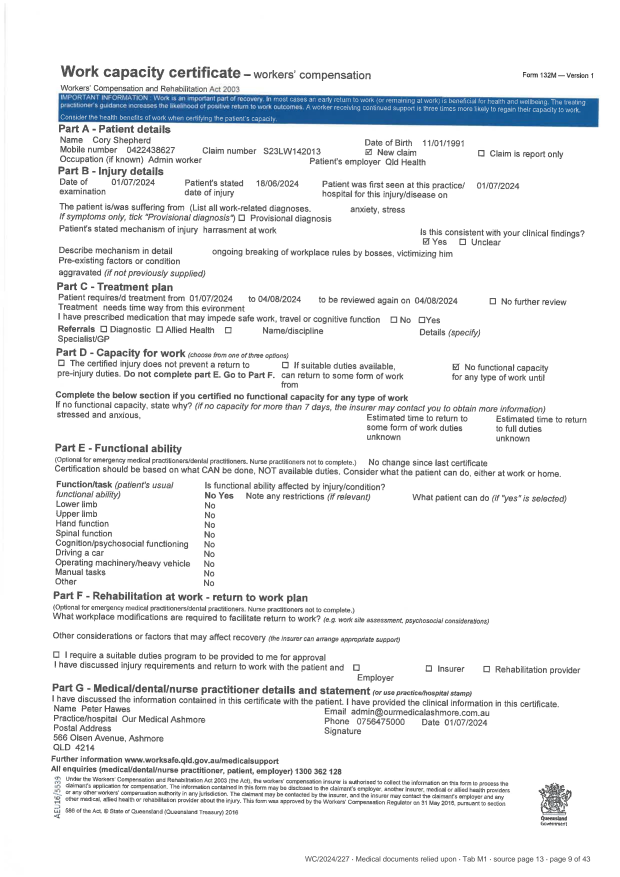
#> input picture wc2024227/drafts/assets/certs/hires/cert_1_hawes_01jul2024_raw.png, 2480 x 3505 px (shown at 1/4 size); its folder holds 4 pictures in this run
$ python clean_certs.py
#> lines starting #> are read from the running program, lines starting #| are printed output that depends on the picture; after the words box and inside, x2 and y2 are one past the last pixel; in counts of white or black regions, pixels touching at a corner belong together
# -*- coding: utf-8 -*-
"""Flatten the photographed certificate pages: remove the paper/shadow
background, lift the text, crop to the sheet."""
import os
from PIL import Image, ImageChops, ImageDraw, ImageFilter, ImageOps

SRC = 'assets/certs/hires'
DST = 'assets/certs/clean'
os.makedirs(DST, exist_ok=True)

NAMES = ['cert_1_hawes_01jul2024', 'cert_2_pang_07aug2024',
         'cert_3_hawes_11aug2024', 'cert_4_hawes_08sep2024']

# the two free-text lines in Part B that narrate the workplace, in the
# coordinates of the cleaned and cropped sheet
REDACT = {
    'cert_1_hawes_01jul2024': [(624, 646, 942, 700), (650, 724, 1678, 782)],
    'cert_2_pang_07aug2024':  [(646, 658, 950, 732), (686, 734, 1548, 814)],
    'cert_3_hawes_11aug2024': [(576, 766, 870, 816), (600, 841, 1502, 892)],
    'cert_4_hawes_08sep2024': [(734, 856, 1038, 922), (770, 941, 1678, 1022)],
}


def background(im, small_w=520, mx=7, blur=9):
    """Estimate the paper tone: dilate away the ink, then smooth."""
    w, h = im.size
    sm = im.resize((small_w, max(1, int(h * small_w / w))), Image.BILINEAR)
    sm = sm.filter(ImageFilter.MaxFilter(mx))
    sm = sm.filter(ImageFilter.GaussianBlur(blur))
    return sm.resize((w, h), Image.BICUBIC)


def levels(im, black, white, gamma=1.0):
    lut = []
    for v in range(256):
        t = (v - black) / float(white - black)
        t = 0.0 if t < 0 else (1.0 if t > 1 else t)
        lut.append(int(round((t ** gamma) * 255)))
    return im.point(lut)


def sheet_box(im, pad=14):
    """Bounding box of everything that is not the flat white surround."""
    mask = im.point(lambda v: 255 if v < 238 else 0)
    mask = mask.filter(ImageFilter.MaxFilter(9))
    bb = mask.getbbox()
    if not bb:
        return (0, 0) + im.size
    w, h = im.size
    return (max(0, bb[0] - pad), max(0, bb[1] - pad),
            min(w, bb[2] + pad), min(h, bb[3] + pad))


for n in NAMES:
    im = Image.open(os.path.join(SRC, n + '_raw.png')).convert('L')
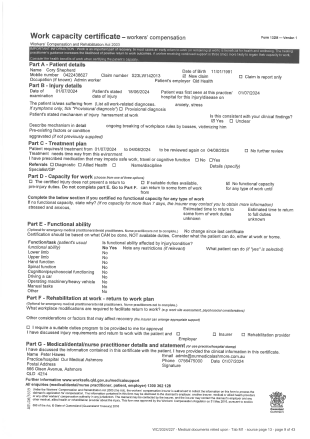
#> im: PIL image 2480x3505 L (shown at 1/8 size); min 17, max 255, mean 237.4
    # strip the bundle footer line printed at the foot of the page
    w0, h0 = im.size
    im.paste(255, (0, h0 - 130, w0, h0))
    bg = background(im)
#> in background, `sm = sm.filter(ImageFilter.GaussianBlur(blur))`:
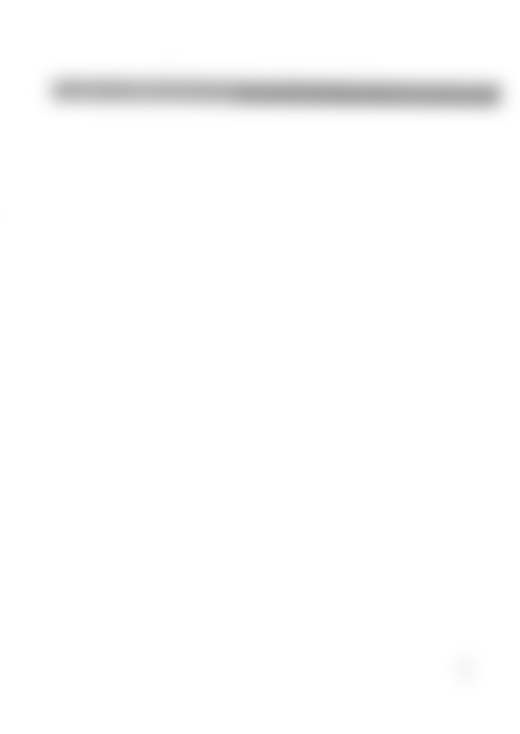
#> sm: PIL image 520x734 L; min 166, max 255, mean 252.4
    # divide out the paper: white where the sheet is bare, dark where ink sits
    flat = ImageChops.invert(ImageChops.subtract(bg, im))
    flat = levels(flat, 118, 232, gamma=1.28)
#> in levels, `return im.point(lut)`:
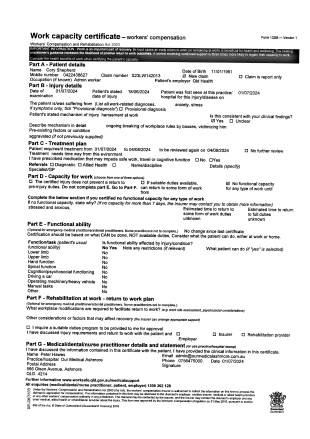
#> returned value: PIL image 2480x3505 L (shown at 1/8 size); min 0, max 255, mean 230.3
    flat = ImageOps.autocontrast(flat, cutoff=(0.02, 0.0))
    flat = flat.filter(ImageFilter.UnsharpMask(radius=1.6, percent=95, threshold=3))
    flat = flat.crop(sheet_box(flat))
#> in sheet_box, `mask = im.point(lambda v: 255 if v < 238 else 0)`:
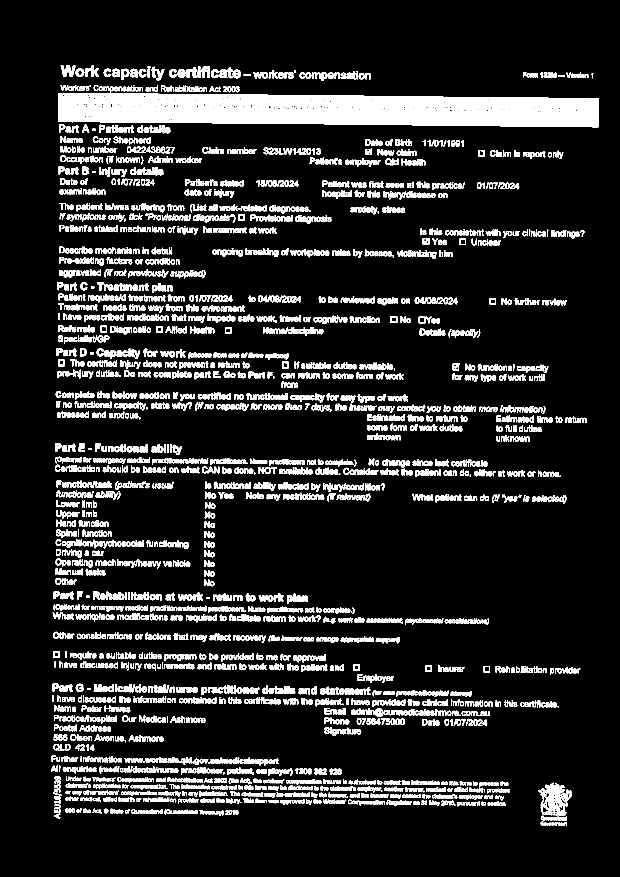
#> mask: PIL image 2480x3505 L (shown at 1/4 size); 10.8% white; 3971 white regions (250 under 20 px), largest, box (x1, y1, x2, y2) and area: (233, 372, 2396, 509) 217330, (2154, 3131, 2287, 3262) 7722, (243, 262, 301, 307) 1520
#> in sheet_box, `mask = mask.filter(ImageFilter.MaxFilter(9))`:
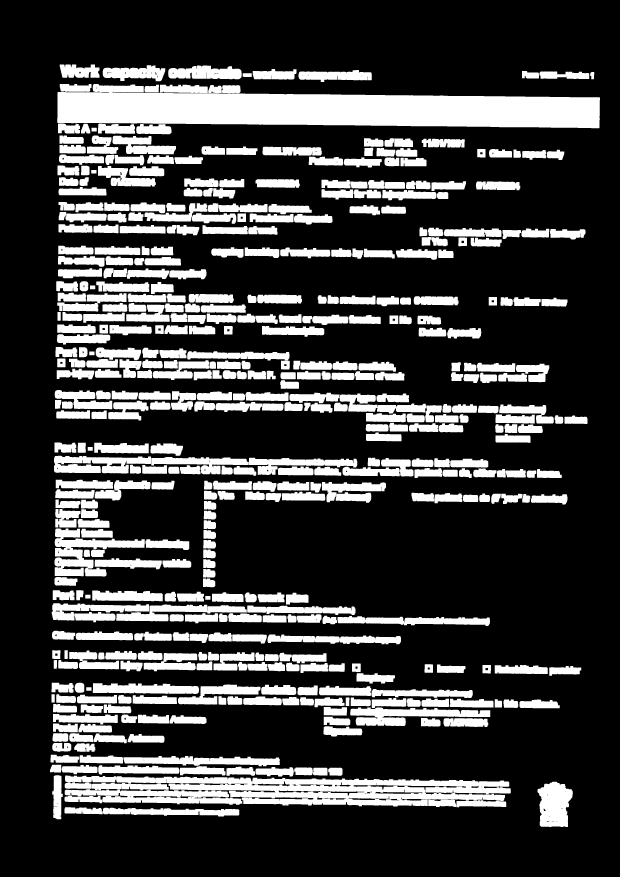
#> mask: PIL image 2480x3505 L (shown at 1/4 size); 24.5% white; 485 white regions, largest, box (x1, y1, x2, y2) and area: (229, 336, 2400, 513) 271884, (260, 3102, 2043, 3226) 111919, (218, 2114, 579, 2306) 28562
#> in sheet_box, `bb = mask.getbbox()`: bb = (200, 258, 2400, 3308)
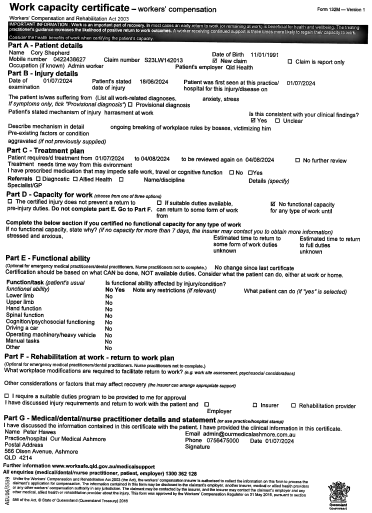
#> flat: PIL image 2228x3078 L (shown at 1/6 size); min 0, max 255, mean 223.4
    d = ImageDraw.Draw(flat)
    for box in REDACT[n]:
        d.rectangle(box, fill=0)
    flat.save(os.path.join(DST, n + '.png'))
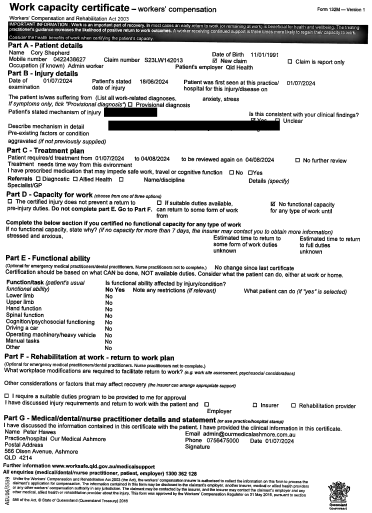
#> saved as cert_1_hawes_01jul2024.png: PIL image 2228x3078 L (shown at 1/6 size); min 0, max 255, mean 221
    print(n, flat.size)
#| cert_1_hawes_01jul2024 (2228, 3078)
#> pass 2 of the loop `for n in NAMES:`:
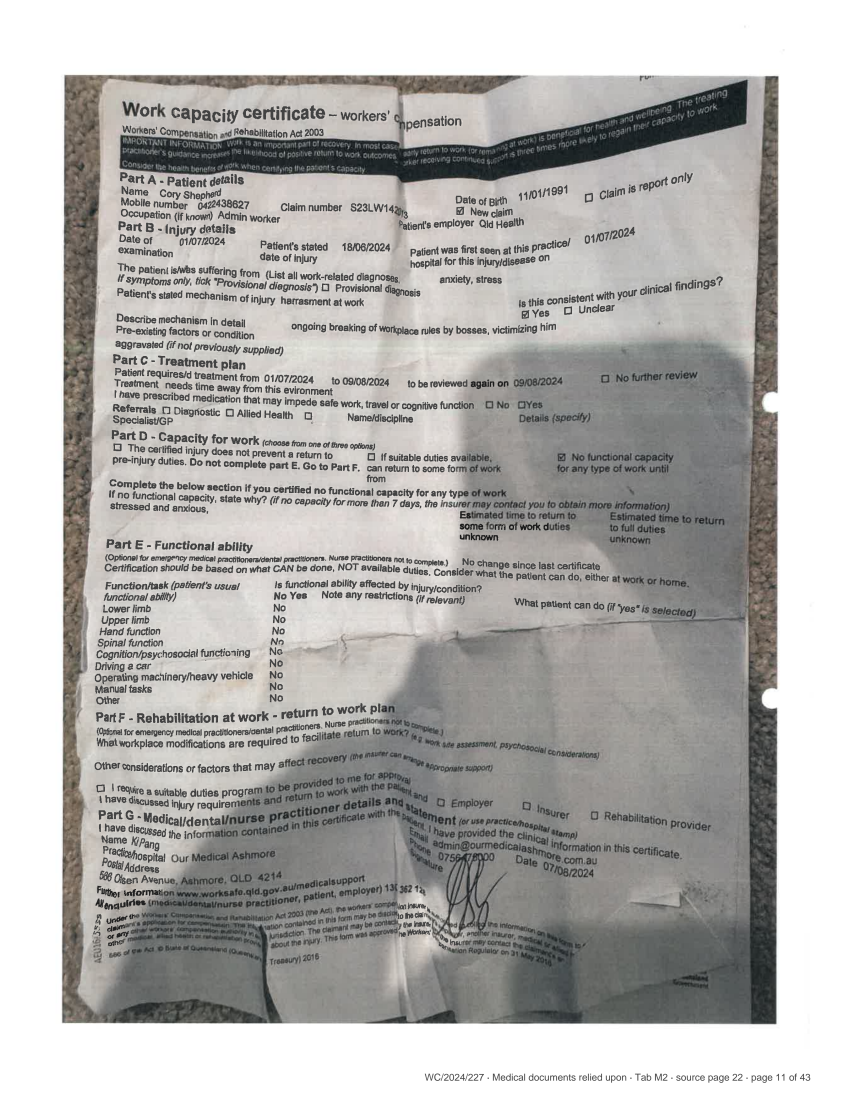
#> input picture wc2024227/drafts/assets/certs/hires/cert_2_pang_07aug2024_raw.png, 2550 x 3301 px (shown at 1/3 size)
#> in sheet_box (call 2), `mask = mask.filter(ImageFilter.MaxFilter(9))`:
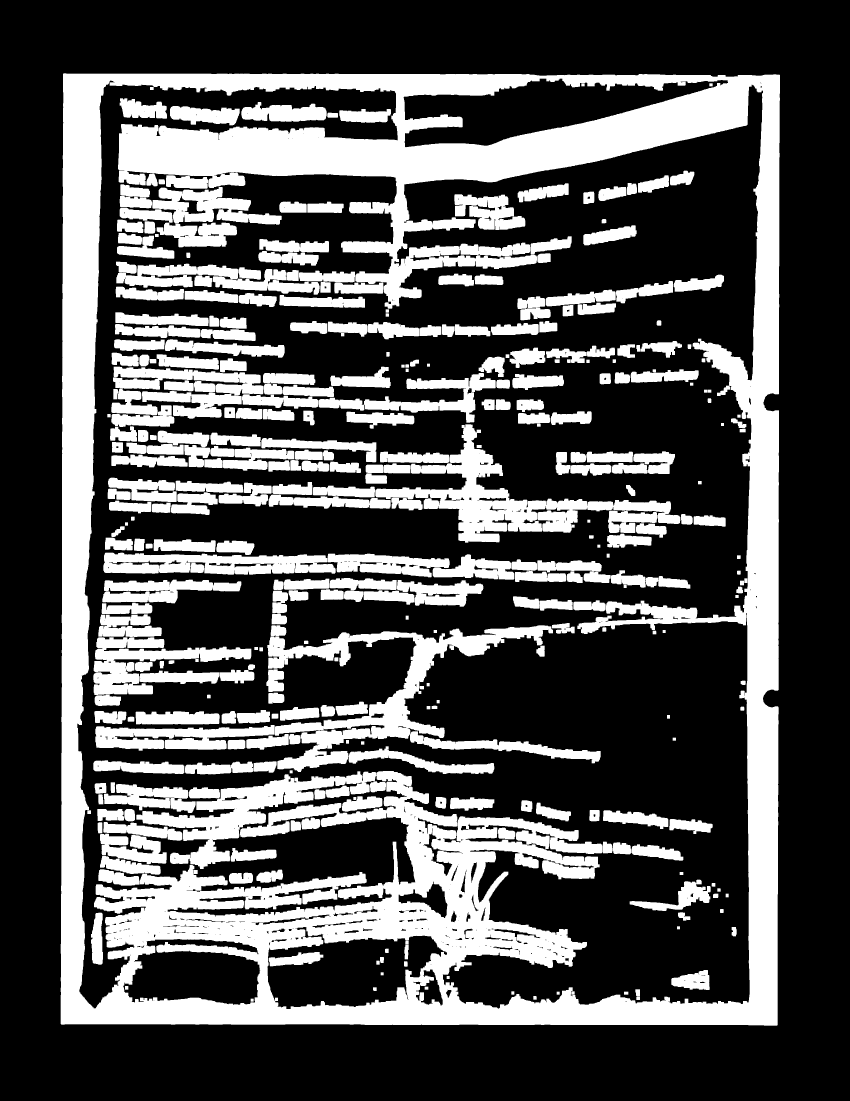
#> mask: PIL image 2550x3301 L (shown at 1/3 size); 31.8% white; 349 white regions, largest, box (x1, y1, x2, y2) and area: (182, 220, 2340, 3077) 1443972, (802, 1876, 1802, 2316) 96319, (1126, 1273, 2041, 1628) 74235
#> bb = (182, 220, 2340, 3077)
#> `flat.save(os.path.join(DST, n + '.png'))`:
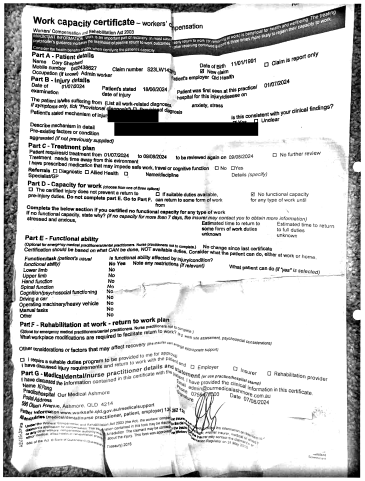
#> saved as cert_2_pang_07aug2024.png: PIL image 2186x2885 L (shown at 1/6 size); min 0, max 255, mean 210.2
#| cert_2_pang_07aug2024 (2186, 2885)
#> pass 3 of the loop `for n in NAMES:`:
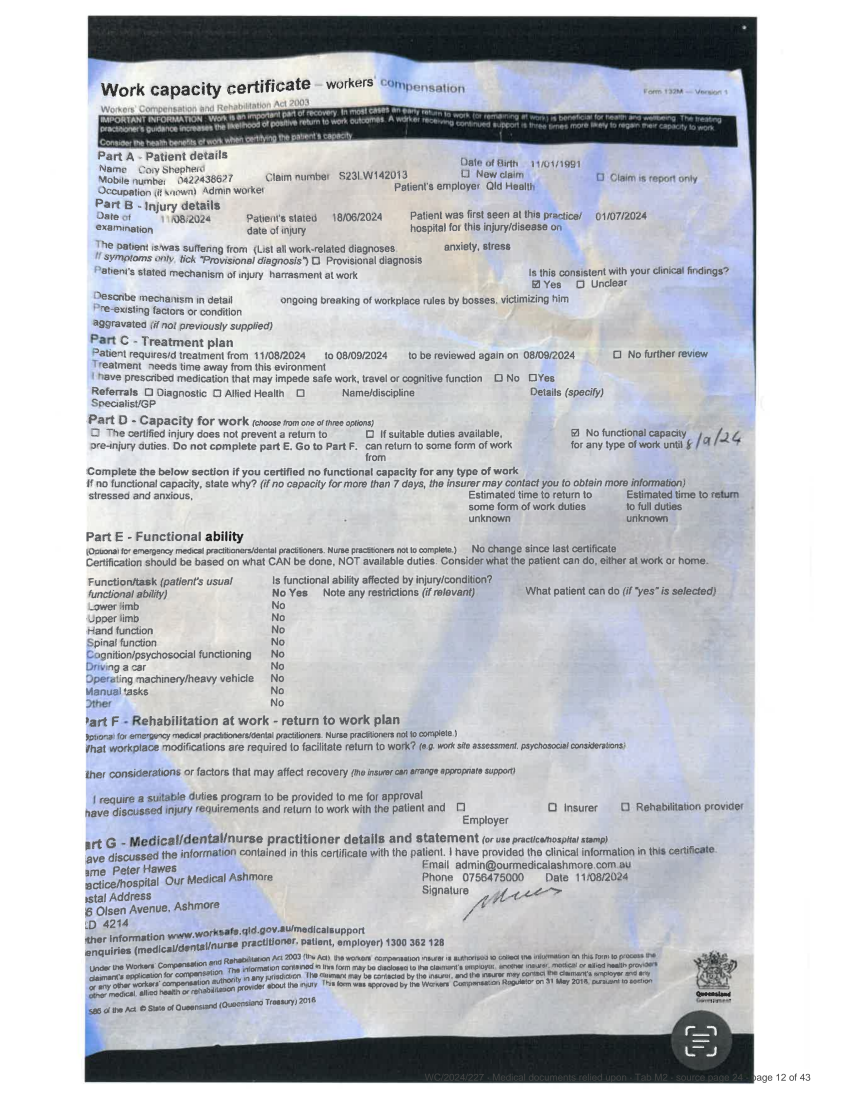
#> input picture wc2024227/drafts/assets/certs/hires/cert_3_hawes_11aug2024_raw.png, 2550 x 3301 px (shown at 1/3 size)
#> in sheet_box (call 3), `mask = mask.filter(ImageFilter.MaxFilter(9))`:
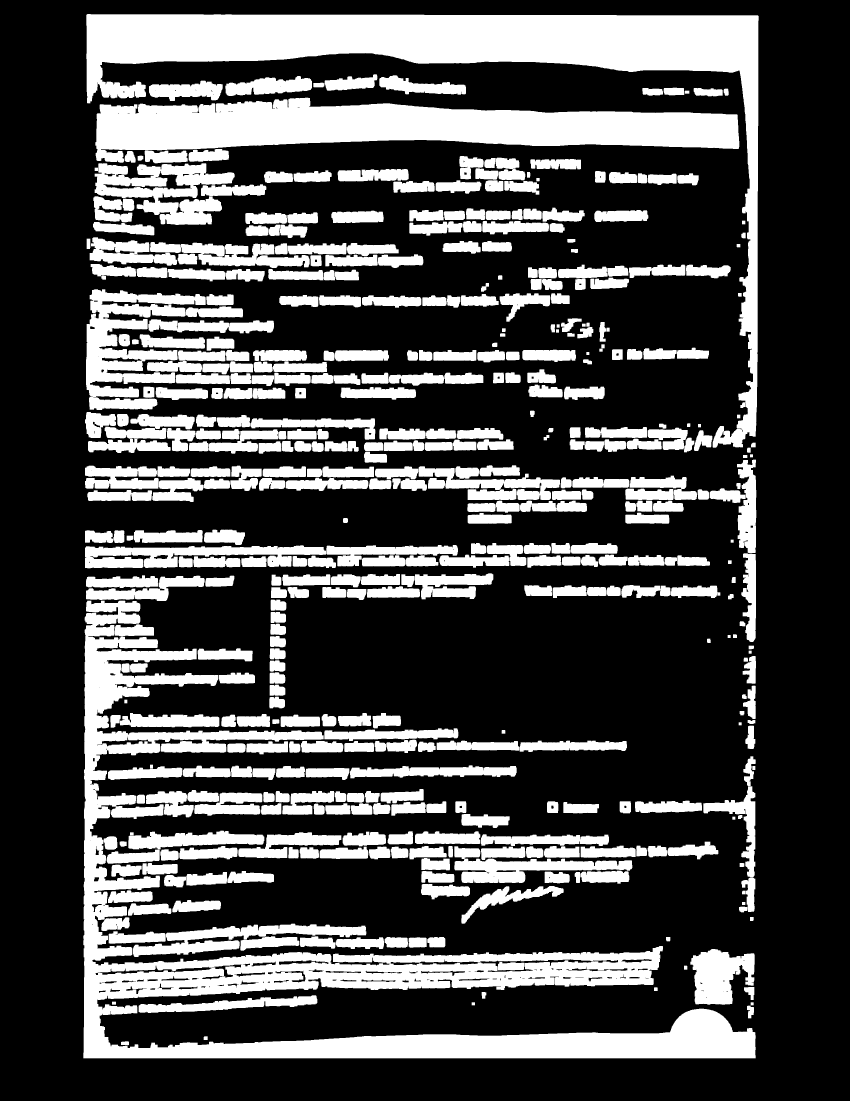
#> mask: PIL image 2550x3301 L (shown at 1/3 size); 29% white; 467 white regions, largest, box (x1, y1, x2, y2) and area: (250, 1802, 2267, 3175) 437741, (259, 42, 2276, 1343) 345217, (286, 293, 2218, 488) 219080
#> bb = (250, 42, 2276, 3175)
#> `flat.save(os.path.join(DST, n + '.png'))`:
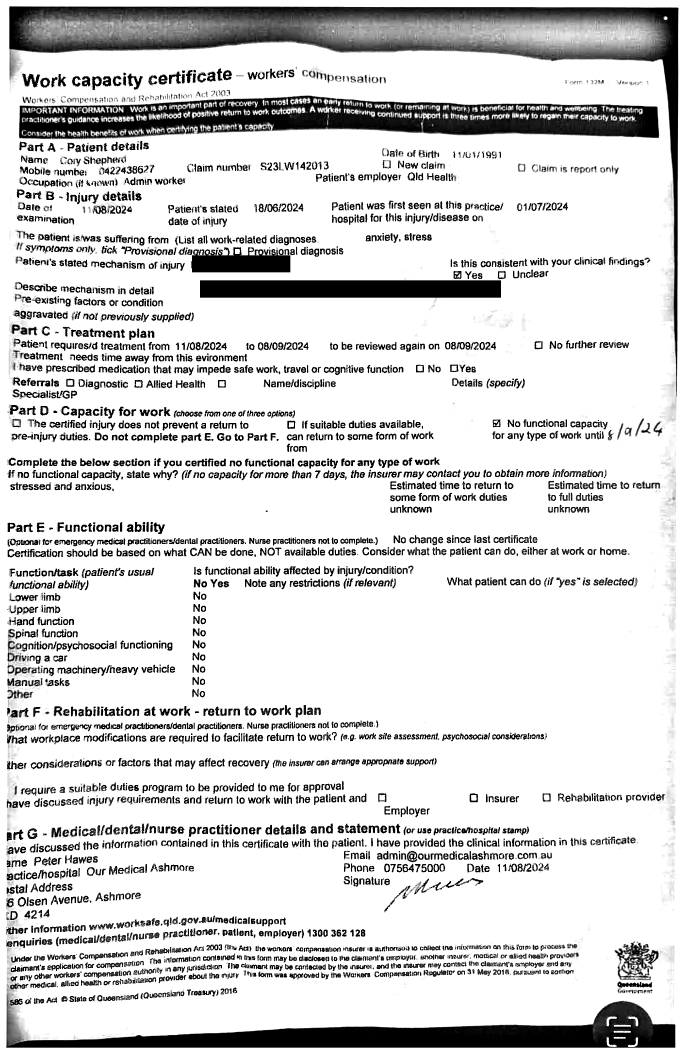
#> saved as cert_3_hawes_11aug2024.png: PIL image 2054x3161 L (shown at 1/3 size); min 0, max 255, mean 213.5
#| cert_3_hawes_11aug2024 (2054, 3161)
#> the loop made 4 passes; the first 3 are shown
